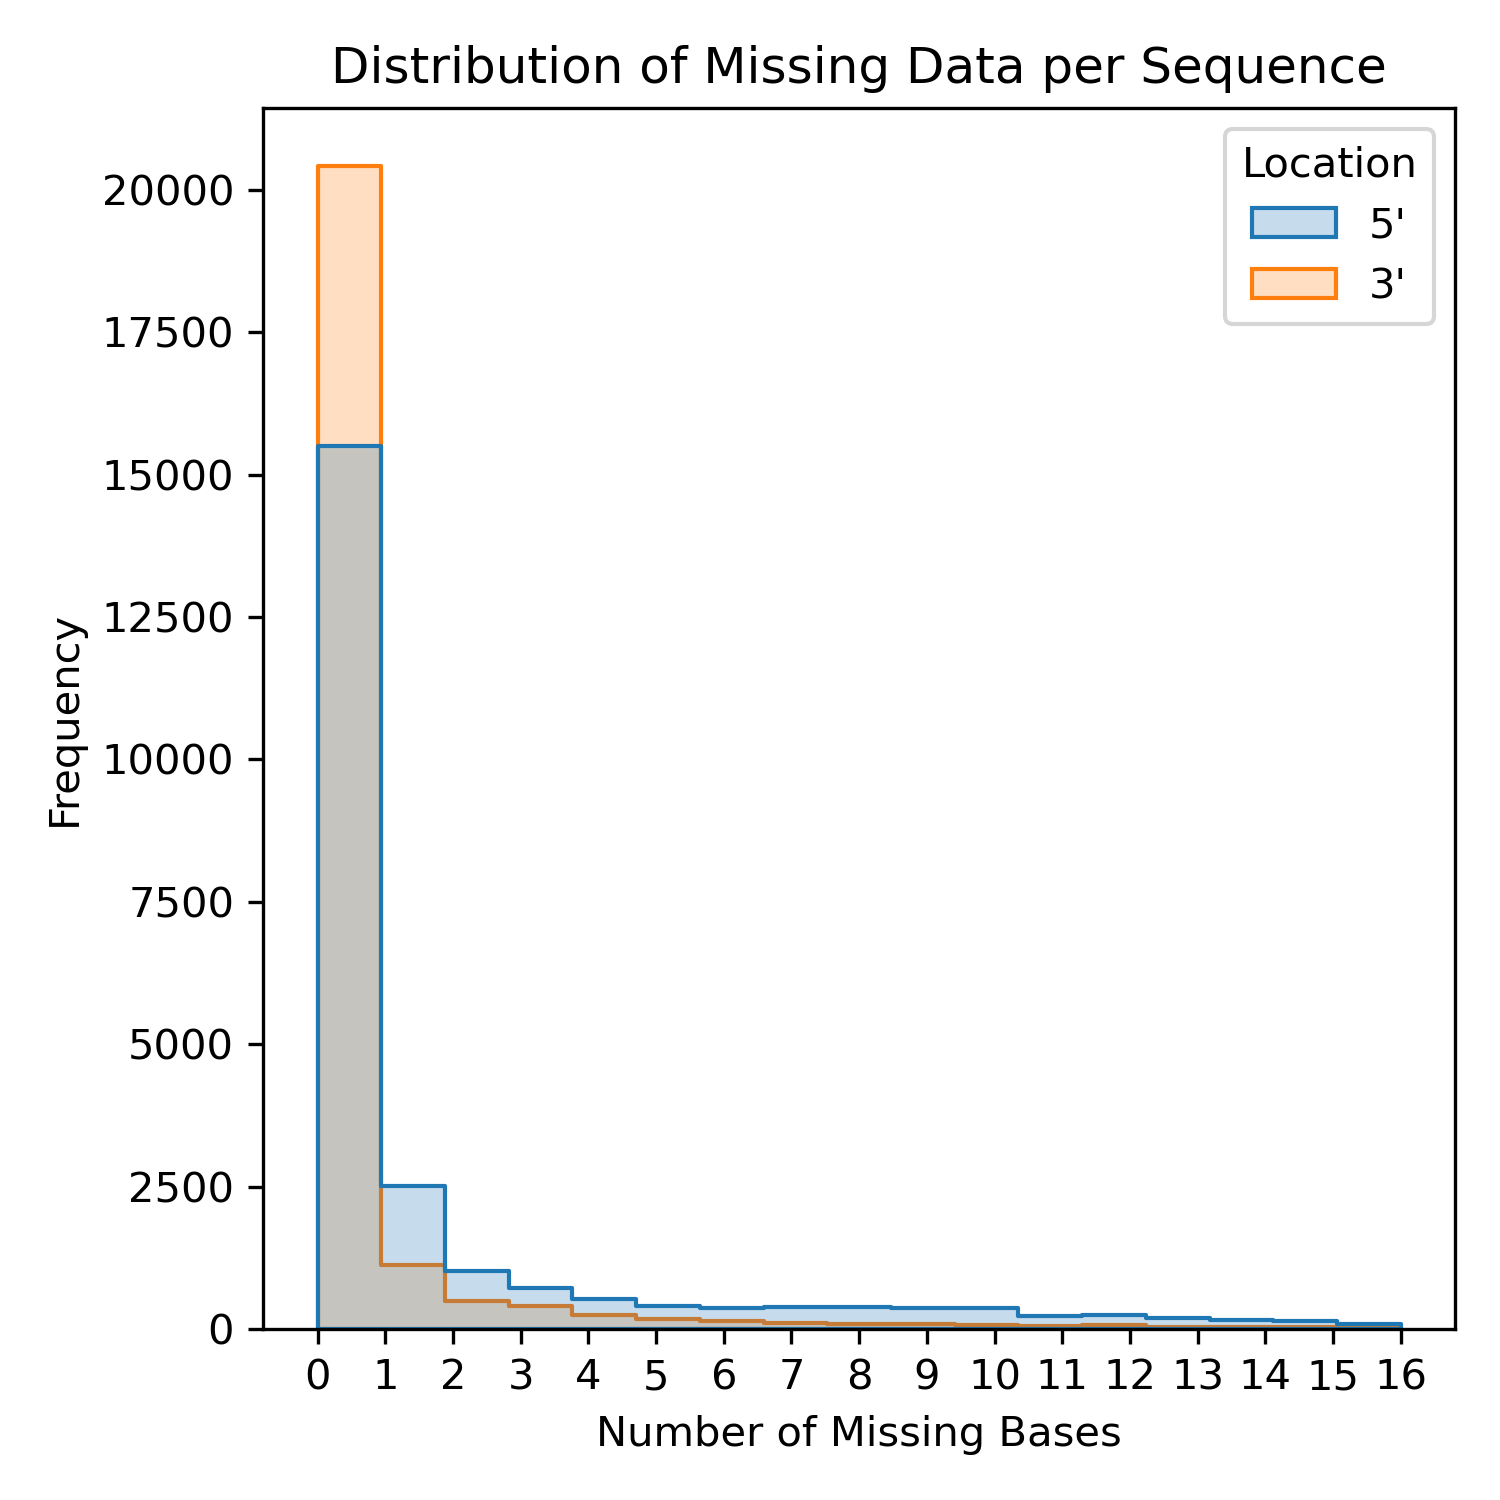

The script that drew this image:
import sys
import matplotlib.pyplot as plt
import matplotlib.ticker as mticker
import seaborn as sns
import pandas as pd

dataset_csv = sys.argv[1]
output_plot = sys.argv[2]

dataset = pd.read_csv(dataset_csv)
data = {
    "Value": pd.concat([dataset["Start"] - 1, -dataset["End"] - 1]),
    "Location": ["5'"] * len(dataset["Start"]) + ["3'"] * len(dataset["End"])
}
plt.figure(figsize=(5, 5), dpi=300)
sns.histplot(data, x="Value", hue="Location", element="step")
plt.gca().xaxis.set_major_locator(mticker.MultipleLocator(1))
plt.xlabel("Number of Missing Bases")
plt.ylabel("Frequency")
plt.title("Distribution of Missing Data per Sequence")
plt.tight_layout()
plt.savefig(output_plot)
